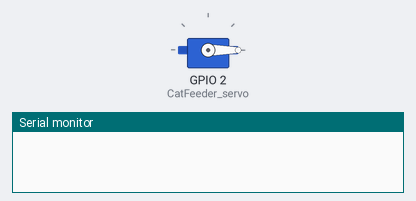
Bench run of a sketch on a simulated ESP8266 (NodeMCU). On the bench: servo, the last lines printed to the serial monitor. WiFi joins after 1.5 s; servers stay silent unless stated.

Above: at 0.1 s.
At 11.6 s:
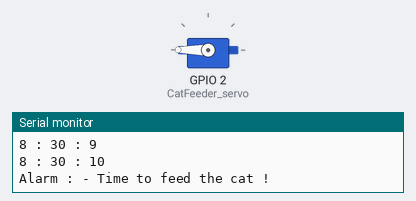
Timing chart, 0 to 15.0 s (numbered marks = the images above):
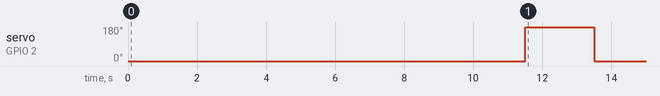

Measured:
- by itself, servo on GPIO 2 (CatFeeder_servo): 0° → 180° at 11.5 s, → 0° 2.0 s later

The sketch:

CatFeederV2.ino
```cpp
/*

   CAT FEEDER V2 - 2020.06.21
   Written with a lot of coffee by Jérémy Noverraz


   This code is able to control a servo motor to open a cat feeder door based on a pre-programmed timer
*/

/* ------ INCLUDE DEPENDENCIES LIBRARIES ------- */
#include <Servo.h>
#include <ESP8266WiFi.h>
#include <Time.h>
#include <TimeAlarms.h>

/* ---- CONSTANTES ----*/
const char *ssid     = "YOUR_SSID";
const char *password = "YOUR_WIFI_PASSWORD";

/* ---- DECLARATION ET INITIALISATION DES VARIABLES ---- */
int pos = 0;

/* ---- DECLARATION ET INITIALISATION DES FONCTIONS ---- */
Servo CatFeeder_servo;


void setup() {

  /* ---- INITIALISATION DE LA CONSOLE ---- */
  Serial.begin(115200);


  /*---- SERVO SETUP ----*/
  CatFeeder_servo.attach(2);
  CatFeeder_servo.write(pos);

  /*---- WIFI SETUP ----*/
  WiFi.begin(ssid, password);

  while ( WiFi.status() != WL_CONNECTED ) {
    delay ( 500 );
    Serial.print ( "." );
  }


  /* ---- ALARM FOR TRIGGER FOOD SETUP ---- */
  setTime(8, 30, 0, 6, 21, 20); // set time to Saturday 8:29:10am Jun 21 2020
  // create the alarms
  Alarm.alarmRepeat(8, 30, 10, MorningAlarm); // 8:30am every day
 //Alarm.alarmRepeat(8, 30, 30, ExplicitAlarm); // Explicit alarm test @ 8:30:30am
  Alarm.alarmRepeat(17, 45, 0, EveningAlarm); // 5:45pm every day


}

void  loop() {
  SerialClockDisplay();
  Alarm.delay(1000); // wait one second between clock display
}


// functions to be called when an alarm triggers:
void MorningAlarm() {
  Serial.println("Alarm : - Time to feed the cat ! ");
  Serial.println();
  // moving servo by 180°
  CatFeeder_servo.write(180);
  Alarm.delay(2000);
  // moving servo to initial position
  CatFeeder_servo.write(pos);
}

void EveningAlarm() {
  Serial.println("Evening Alarm: - Time to feed the cat !");
  // moving servo by 180°
  CatFeeder_servo.write(180);
  Alarm.delay(2000);
  // moving servo to initial position
  CatFeeder_servo.write(pos);
}

void ExplicitAlarm() {
  Serial.println("Exlicit Alarm: - Time to feed the cat !");
  // moving servo by 180°
  CatFeeder_servo.write(180);
  Alarm.delay(2000);
  // moving servo to initial position
  CatFeeder_servo.write(pos);
}


void SerialClockDisplay()
{
  // serial monitor clock display of the time
  Serial.print(hour());
  Serial.print(" : ");
  Serial.print(minute());
  Serial.print(" : ");
  Serial.print(second());
  Serial.println();
}
```
